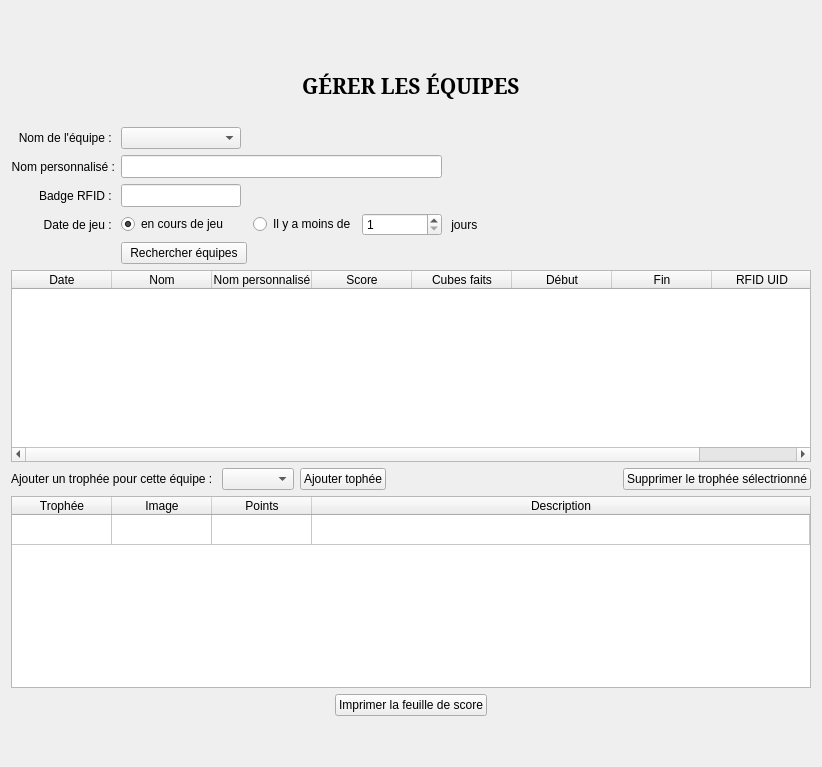
      <widget class="QWidget" name="tabFinishedGames">
       <attribute name="title">
        <string>Gérer les équipes</string>
       </attribute>
       <layout class="QVBoxLayout" name="verticalLayout_3">
        <item>
         <layout class="QHBoxLayout" name="horizontalLayout_11">
          <item>
           <widget class="QLabel" name="label_5">
            <property name="text">
             <string/>
            </property>
            <property name="pixmap">
             <pixmap resource="resources.qrc">:/images/images/logo_thecube_top.png</pixmap>
            </property>
            <property name="alignment">
             <set>Qt::AlignCenter</set>
            </property>
           </widget>
          </item>
         </layout>
        </item>
        <item>
         <spacer name="verticalSpacer_11">
          <property name="orientation">
           <enum>Qt::Vertical</enum>
          </property>
          <property name="sizeType">
           <enum>QSizePolicy::Fixed</enum>
          </property>
          <property name="sizeHint" stdset="0">
           <size>
            <width>20</width>
            <height>40</height>
           </size>
          </property>
         </spacer>
        </item>
        <item>
         <layout class="QHBoxLayout" name="horizontalLayout_12">
          <item>
           <widget class="QLabel" name="lblNewteamStatusText_6">
            <property name="font">
             <font>
              <family>Noto Serif</family>
              <pointsize>16</pointsize>
              <weight>75</weight>
              <bold>true</bold>
             </font>
            </property>
            <property name="text">
             <string>GÉRER LES ÉQUIPES</string>
            </property>
            <property name="alignment">
             <set>Qt::AlignCenter</set>
            </property>
           </widget>
          </item>
         </layout>
        </item>
        <item>
         <spacer name="verticalSpacer_15">
          <property name="orientation">
           <enum>Qt::Vertical</enum>
          </property>
          <property name="sizeType">
           <enum>QSizePolicy::Fixed</enum>
          </property>
          <property name="sizeHint" stdset="0">
           <size>
            <width>20</width>
            <height>20</height>
           </size>
          </property>
         </spacer>
        </item>
        <item>
         <layout class="QGridLayout" name="gridLayout_3">
          <item row="3" column="0">
           <widget class="QLabel" name="label_8">
            <property name="text">
             <string>Date de jeu : </string>
            </property>
            <property name="alignment">
             <set>Qt::AlignRight|Qt::AlignTrailing|Qt::AlignVCenter</set>
            </property>
           </widget>
          </item>
          <item row="0" column="1">
           <widget class="QComboBox" name="comboTeamsTeamName">
            <property name="maxVisibleItems">
             <number>20</number>
            </property>
           </widget>
          </item>
          <item row="3" column="1">
           <widget class="QRadioButton" name="radioTeamsCurrentlyPlaying">
            <property name="text">
             <string>en cours de jeu</string>
            </property>
            <property name="checked">
             <bool>true</bool>
            </property>
           </widget>
          </item>
          <item row="0" column="0">
           <widget class="QLabel" name="lblNewteamTeamName_3">
            <property name="text">
             <string>Nom de l'équipe : </string>
            </property>
            <property name="alignment">
             <set>Qt::AlignRight|Qt::AlignTrailing|Qt::AlignVCenter</set>
            </property>
           </widget>
          </item>
          <item row="1" column="1" colspan="4">
           <widget class="QLineEdit" name="lineTeamsCustomName">
            <property name="sizePolicy">
             <sizepolicy hsizetype="Expanding" vsizetype="Fixed">
              <horstretch>0</horstretch>
              <verstretch>0</verstretch>
             </sizepolicy>
            </property>
            <property name="maximumSize">
             <size>
              <width>16777215</width>
              <height>16777215</height>
             </size>
            </property>
            <property name="font">
             <font>
              <family>DejaVu Sans Mono</family>
              <weight>75</weight>
              <bold>true</bold>
             </font>
            </property>
            <property name="alignment">
             <set>Qt::AlignCenter</set>
            </property>
            <property name="readOnly">
             <bool>false</bool>
            </property>
            <property name="placeholderText">
             <string/>
            </property>
           </widget>
          </item>
          <item row="2" column="1">
           <widget class="QLineEdit" name="lineTeamsRfid">
            <property name="maximumSize">
             <size>
              <width>120</width>
              <height>16777215</height>
             </size>
            </property>
            <property name="baseSize">
             <size>
              <width>120</width>
              <height>0</height>
             </size>
            </property>
            <property name="font">
             <font>
              <family>DejaVu Sans Mono</family>
              <weight>75</weight>
              <bold>true</bold>
             </font>
            </property>
            <property name="toolTip">
             <string>Sélectionnez ce champ de texte et badgez un tag RFID pour le remplir, ou entrez le numéro à la main</string>
            </property>
            <property name="alignment">
             <set>Qt::AlignCenter</set>
            </property>
            <property name="readOnly">
             <bool>false</bool>
            </property>
            <property name="placeholderText">
             <string/>
            </property>
           </widget>
          </item>
          <item row="3" column="3">
           <widget class="QRadioButton" name="radioTeamsLessThanXDays">
            <property name="text">
             <string>Il y a moins de</string>
            </property>
           </widget>
          </item>
          <item row="4" column="1" colspan="2">
           <widget class="QPushButton" name="btnTeamsSearch">
            <property name="text">
             <string>Rechercher équipes</string>
            </property>
            <property name="icon">
             <iconset theme="search">
              <normaloff>../../../../../home/vee/.designer/backup</normaloff>../../../../../home/vee/.designer/backup</iconset>
            </property>
           </widget>
          </item>
          <item row="1" column="0">
           <widget class="QLabel" name="lblNewteamTeamName_4">
            <property name="text">
             <string>Nom personnalisé :</string>
            </property>
            <property name="alignment">
             <set>Qt::AlignRight|Qt::AlignTrailing|Qt::AlignVCenter</set>
            </property>
           </widget>
          </item>
          <item row="2" column="0">
           <widget class="QLabel" name="lblNewteamRfid_3">
            <property name="text">
             <string>Badge RFID : </string>
            </property>
            <property name="alignment">
             <set>Qt::AlignRight|Qt::AlignTrailing|Qt::AlignVCenter</set>
            </property>
           </widget>
          </item>
          <item row="3" column="6">
           <spacer name="horizontalSpacer_15">
            <property name="orientation">
             <enum>Qt::Horizontal</enum>
            </property>
            <property name="sizeHint" stdset="0">
             <size>
              <width>40</width>
              <height>20</height>
             </size>
            </property>
           </spacer>
          </item>
          <item row="3" column="4">
           <widget class="QSpinBox" name="spinTeamsAmountOfDays">
            <property name="minimumSize">
             <size>
              <width>80</width>
              <height>0</height>
             </size>
            </property>
            <property name="baseSize">
             <size>
              <width>80</width>
              <height>0</height>
             </size>
            </property>
            <property name="minimum">
             <number>1</number>
            </property>
            <property name="maximum">
             <number>99999999</number>
            </property>
           </widget>
          </item>
          <item row="3" column="5">
           <widget class="QLabel" name="label_12">
            <property name="text">
             <string> jours</string>
            </property>
           </widget>
          </item>
         </layout>
        </item>
        <item>
         <widget class="QTableWidget" name="tableTeamsResults">
          <property name="minimumSize">
           <size>
            <width>800</width>
            <height>0</height>
           </size>
          </property>
          <property name="editTriggers">
           <set>QAbstractItemView::DoubleClicked</set>
          </property>
          <attribute name="horizontalHeaderStretchLastSection">
           <bool>true</bool>
          </attribute>
          <attribute name="verticalHeaderVisible">
           <bool>false</bool>
          </attribute>
          <column>
           <property name="text">
            <string>Date</string>
           </property>
          </column>
          <column>
           <property name="text">
            <string>Nom</string>
           </property>
          </column>
          <column>
           <property name="text">
            <string>Nom personnalisé</string>
           </property>
          </column>
          <column>
           <property name="text">
            <string>Score</string>
           </property>
          </column>
          <column>
           <property name="text">
            <string>Cubes faits</string>
           </property>
          </column>
          <column>
           <property name="text">
            <string>Début</string>
           </property>
          </column>
          <column>
           <property name="text">
            <string>Fin</string>
           </property>
          </column>
          <column>
           <property name="text">
            <string>RFID UID</string>
           </property>
          </column>
         </widget>
        </item>
        <item>
         <layout class="QGridLayout" name="gridLayout_4">
          <item row="0" column="3">
           <spacer name="horizontalSpacer_19">
            <property name="orientation">
             <enum>Qt::Horizontal</enum>
            </property>
            <property name="sizeHint" stdset="0">
             <size>
              <width>40</width>
              <height>20</height>
             </size>
            </property>
           </spacer>
          </item>
          <item row="0" column="0">
           <widget class="QLabel" name="label_2">
            <property name="text">
             <string>Ajouter un trophée pour cette équipe : </string>
            </property>
           </widget>
          </item>
          <item row="0" column="1">
           <widget class="QComboBox" name="comboTeamsAddTrophy"/>
          </item>
          <item row="0" column="2">
           <widget class="QPushButton" name="btnTeamsAddTrophy">
            <property name="text">
             <string>Ajouter tophée</string>
            </property>
            <property name="icon">
             <iconset theme="add">
              <normaloff>../../../../../home/vee/.designer/backup</normaloff>../../../../../home/vee/.designer/backup</iconset>
            </property>
           </widget>
          </item>
          <item row="0" column="4">
           <widget class="QPushButton" name="btnTeamsRemoveSelectedTrophy">
            <property name="text">
             <string>Supprimer le trophée sélectrionné</string>
            </property>
            <property name="icon">
             <iconset theme="delete">
              <normaloff>../../../../../home/vee/.designer/backup</normaloff>../../../../../home/vee/.designer/backup</iconset>
            </property>
           </widget>
          </item>
         </layout>
        </item>
        <item>
         <widget class="QTableWidget" name="tableTeamsTrophyList">
          <attribute name="horizontalHeaderStretchLastSection">
           <bool>true</bool>
          </attribute>
          <attribute name="verticalHeaderVisible">
           <bool>false</bool>
          </attribute>
          <row>
           <property name="text">
            <string>New Row</string>
           </property>
          </row>
          <column>
           <property name="text">
            <string>Trophée</string>
           </property>
          </column>
          <column>
           <property name="text">
            <string>Image</string>
           </property>
          </column>
          <column>
           <property name="text">
            <string>Points</string>
           </property>
          </column>
          <column>
           <property name="text">
            <string>Description</string>
           </property>
          </column>
         </widget>
        </item>
        <item>
         <layout class="QHBoxLayout" name="horizontalLayout_14">
          <item>
           <spacer name="horizontalSpacer_9">
            <property name="orientation">
             <enum>Qt::Horizontal</enum>
            </property>
            <property name="sizeHint" stdset="0">
             <size>
              <width>40</width>
              <height>20</height>
             </size>
            </property>
           </spacer>
          </item>
          <item>
           <widget class="QPushButton" name="btnTeamsPrintScoresheet">
            <property name="text">
             <string>Imprimer la feuille de score</string>
            </property>
            <property name="icon">
             <iconset theme="print">
              <normaloff>../../../../../home/vee/.designer/backup</normaloff>../../../../../home/vee/.designer/backup</iconset>
            </property>
           </widget>
          </item>
          <item>
           <spacer name="horizontalSpacer_10">
            <property name="orientation">
             <enum>Qt::Horizontal</enum>
            </property>
            <property name="sizeHint" stdset="0">
             <size>
              <width>40</width>
              <height>20</height>
             </size>
            </property>
           </spacer>
          </item>
         </layout>
        </item>
        <item>
         <spacer name="verticalSpacer_12">
          <property name="orientation">
           <enum>Qt::Vertical</enum>
          </property>
          <property name="sizeHint" stdset="0">
           <size>
            <width>20</width>
            <height>40</height>
           </size>
          </property>
         </spacer>
        </item>
       </layout>
      </widget>
